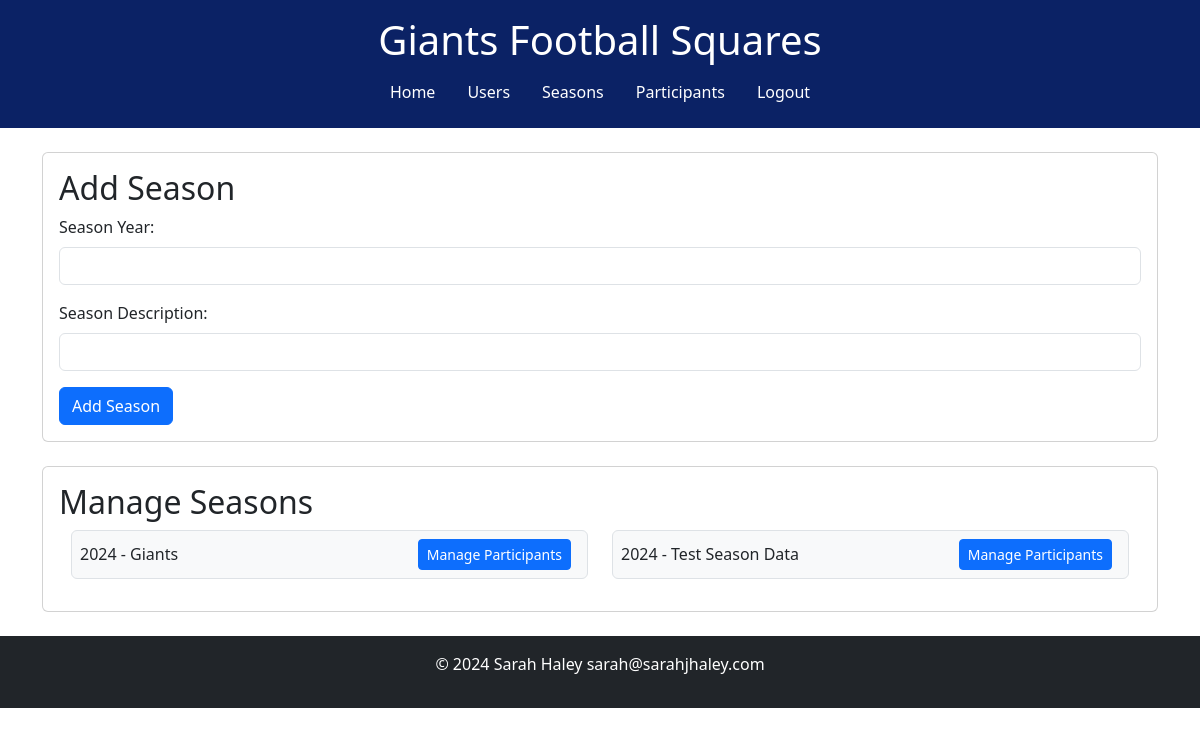
Screenshot of /add_season (signed in) with the database file from the repository.
### tables this page shows
CREATE TABLE "seasons" (
	"season_id"	INTEGER NOT NULL,
	"season_year"	INTEGER NOT NULL,
	"season_desc"	INTEGER,
	PRIMARY KEY("season_id" AUTOINCREMENT)
);

### app.py (the view, shortened to what this page needs)
@app.route('/add_season', methods=['GET', 'POST'])
@login_required
def add_season():
    conn = get_db()
    cursor = conn.cursor()
    cursor.execute("SELECT season_id, season_year, season_desc FROM seasons")
    seasons = cursor.fetchall()  # Fetch all rows as a list of tuples
    conn.close()
    return render_template('add_season.html', seasons=seasons)

### app.py (called while the page is built)
def get_db():
    conn = sqlite3.connect(DATABASE)
    return conn

def login_required(f):
    @wraps(f)
    def decorated_function(*args, **kwargs):
        if 'user_id' not in session:
            flash('You need to be logged in to view this page.', 'warning')
            return redirect(url_for('login'))
        return f(*args, **kwargs)
    return decorated_function

### templates/add_season.html (shortened to what this page needs)
{% extends 'base.html' %}
{% block content %}
<div class="card">
    <div class="card-body">
        <h2 class="card-title">Add Season</h2>
        <form action="/add_season" method="post">
            <div class="mb-3">
                <label for="seasonyear" class="form-label">Season Year:</label>
                <input type="text" id="seasonyear" name="seasonyear" class="form-control" required>
            </div>
            <div class="mb-3">
                <label for="seasondesc" class="form-label">Season Description:</label>
                <input type="text" id="seasondesc" name="seasondesc" class="form-control" required>
            </div>
            <button type="submit" class="btn btn-primary">Add Season</button>
        </form>
    </div>
</div>
<br>
<div class="card">
    <div class="card-body">
        <h2 class="card-title">Manage Seasons</h2>
        <div class="container">
            <div class="row">
            {% for season in seasons %}
            <div class="col-12 col-md-6 mb-3">
                <div class="d-flex justify-content-between align-items-center bg-light p-2 border rounded">
                    <span> {{ season[1] }} - {{ season[2] }}</span>
                    <div>
                        <a href="{{ url_for('assign', season_id=season[0]) }}" class="btn btn-sm btn-primary me-2">Manage Participants</a>
                    </div>
                </div>
            </div>
        {% endfor %}
    </div></div>
    </div>
</div>
{% endblock %}

### templates/base.html (style rules this page uses)
:root { --bs-primary: #0B2265 !important; --bs-primary-rgb: 11, 34, 101 !important; --bs-secondary: #A5ACAF; --bs-success: #28a745; --bs-danger: #A71930; --bs-warning: #ffc107; --bs-info: #17a2b8; --bs-light: #f8f9fa; --bs-dark: #343a40; }

### rows the page displays
seasons: season_year "2024", season_desc "Giants"
seasons: season_year "2024", season_desc "Test Season Data"
